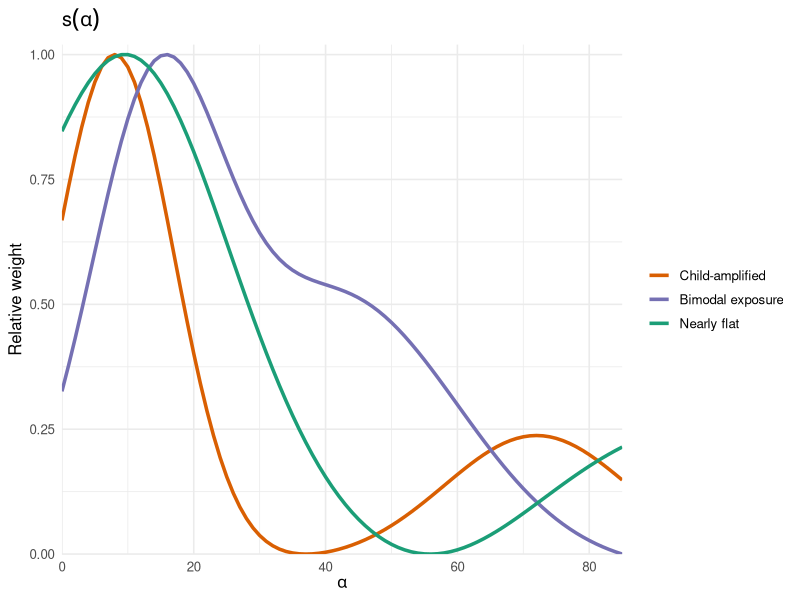
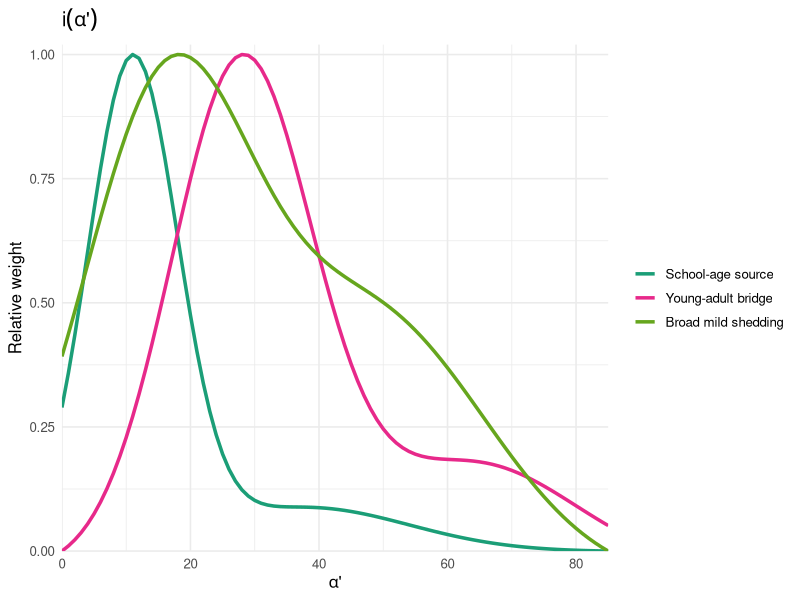
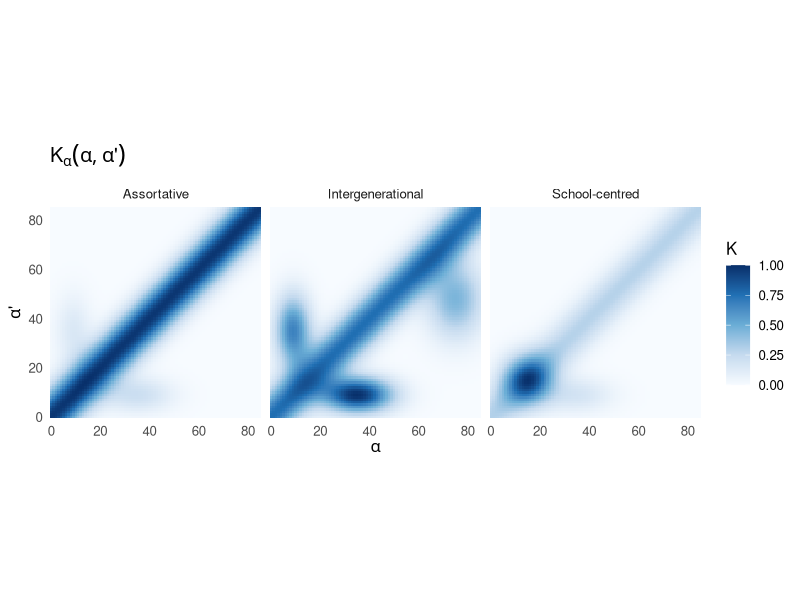
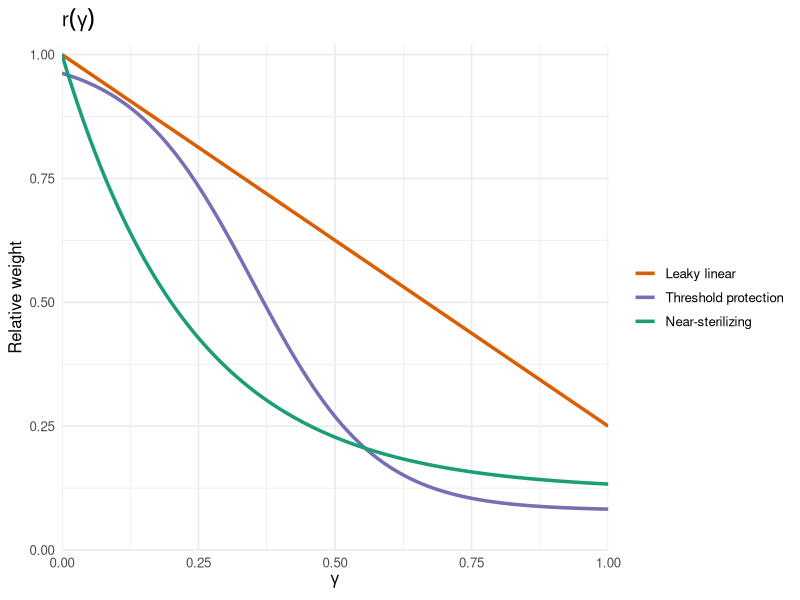
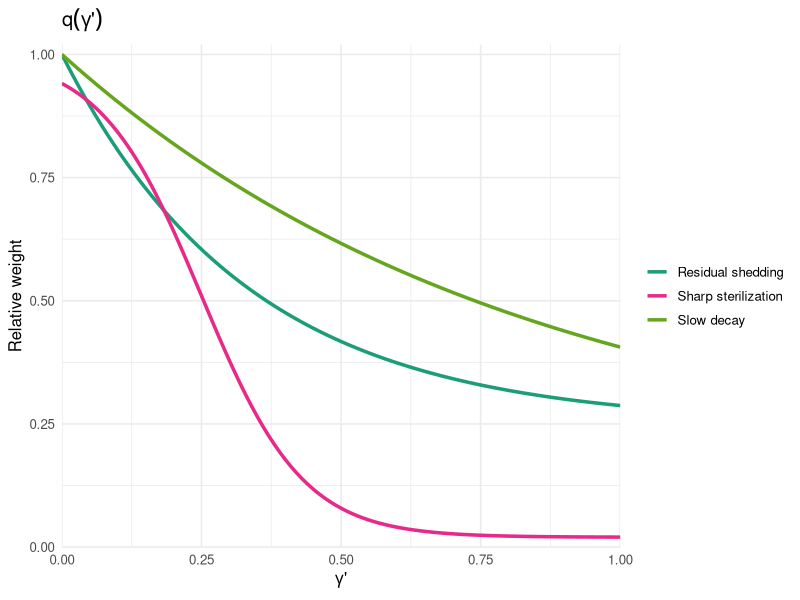
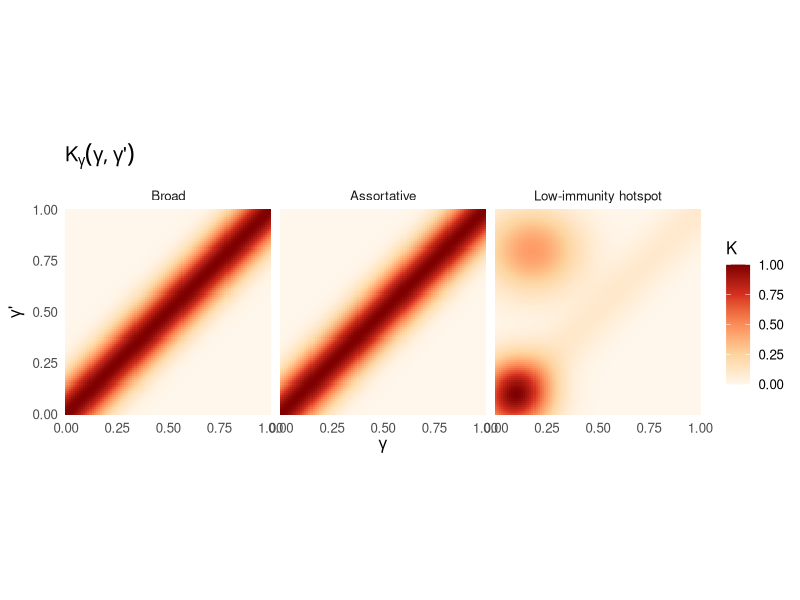
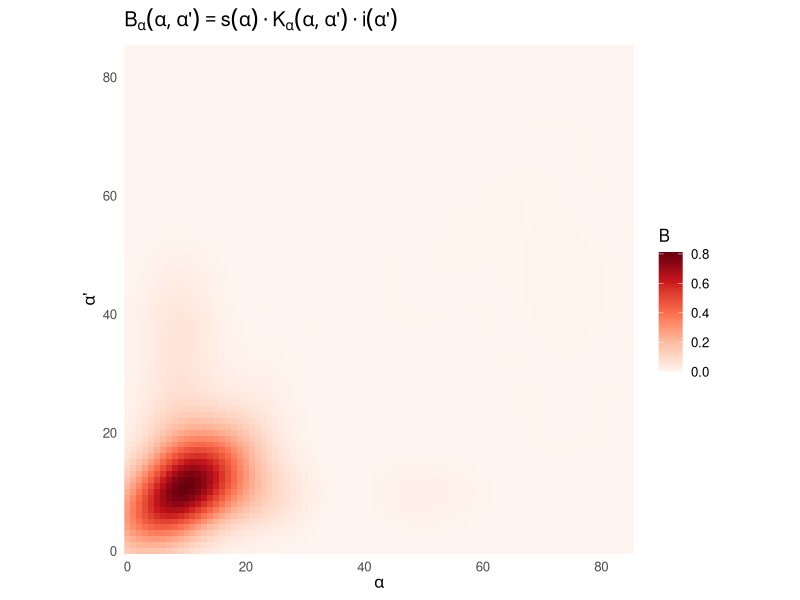
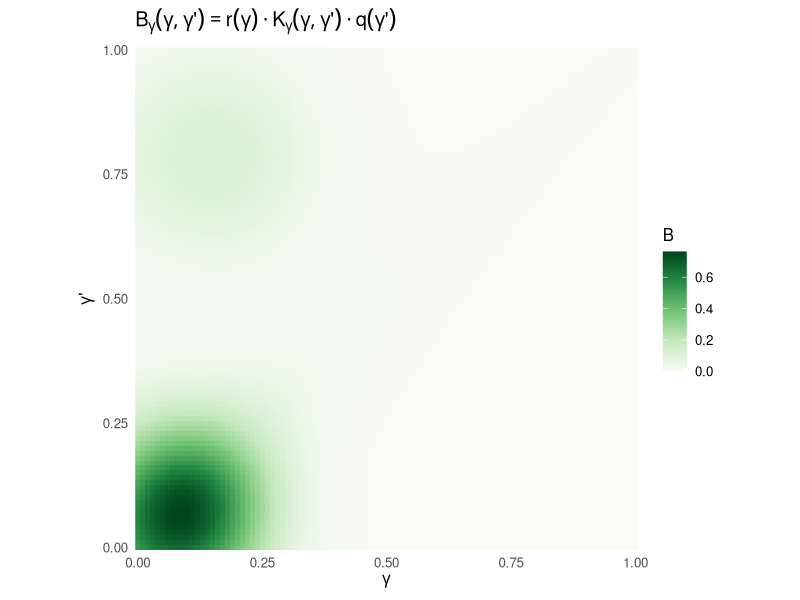

These charts were generated, in order, by the following R code:
## ---- chunk 1
knitr::opts_chunk$set(echo = TRUE, warning = FALSE, message = FALSE)
library(ggplot2)
library(dplyr)
library(tidyr)
library(grid)
## ---- chunk 2
rescale01 <- function(x) {
  rng <- range(x, na.rm = TRUE)
  if (diff(rng) == 0) return(rep(0, length(x)))
  (x - rng[1]) / diff(rng)
}

bump <- function(x, mu, sigma, height = 1) {
  height * exp(-0.5 * ((x - mu) / sigma)^2)
}

sigmoid_down <- function(x, mid, slope, low = 0, high = 1) {
  low + (high - low) / (1 + exp(slope * (x - mid)))
}

ages <- seq(0, 85, by = 1)
immune <- seq(0, 1, length.out = 101)

age_grid <- expand.grid(alpha = ages, alpha_p = ages) |>
  as_tibble()
immune_grid <- expand.grid(gamma = immune, gamma_p = immune) |>
  as_tibble()
## ---- chunk 3
make_age_susceptibility <- function() {
  tibble(
    alpha = rep(ages, 3),
    value = c(
      rescale01(0.30 + bump(ages, 8, 9, 1.0) + bump(ages, 72, 14, 0.25)),
      rescale01(0.28 + bump(ages, 14, 10, 0.55) + bump(ages, 42, 18, 0.35)),
      rescale01(0.55 + bump(ages, 10, 14, 0.20) - bump(ages, 55, 18, 0.08))
    ),
    choice = factor(
      rep(c("Child-amplified", "Bimodal exposure", "Nearly flat"), each = length(ages)),
      levels = c("Child-amplified", "Bimodal exposure", "Nearly flat")
    )
  )
}

make_age_infectiousness <- function() {
  tibble(
    alpha_p = rep(ages, 3),
    value = c(
      rescale01(0.20 + bump(ages, 11, 7, 1.1) + bump(ages, 38, 16, 0.10)),
      rescale01(0.22 + bump(ages, 28, 11, 0.85) + bump(ages, 64, 16, 0.18)),
      rescale01(0.35 + bump(ages, 16, 13, 0.35) + bump(ages, 48, 18, 0.20))
    ),
    choice = factor(
      rep(c("School-age source", "Young-adult bridge", "Broad mild shedding"), each = length(ages)),
      levels = c("School-age source", "Young-adult bridge", "Broad mild shedding")
    )
  )
}

make_age_kernels <- function() {
  age_grid |>
    mutate(
      diag_band = exp(-((alpha - alpha_p)^2) / (2 * 8^2)),
      child_child = bump(alpha, 10, 6) * bump(alpha_p, 10, 6, 1.3),
      parent_child = bump(alpha, 35, 10) * bump(alpha_p, 9, 5, 0.9),
      child_parent = bump(alpha, 9, 5) * bump(alpha_p, 35, 10, 0.75),
      elder_care = bump(alpha, 75, 8) * bump(alpha_p, 48, 11, 0.6),
      school_hub = bump(alpha, 15, 7) * bump(alpha_p, 15, 7, 1.1),
      assortative = rescale01(1.00 * diag_band + 0.25 * parent_child + 0.20 * child_parent + 0.12),
      intergenerational = rescale01(0.55 * diag_band + 0.80 * parent_child + 0.65 * child_parent + 0.55 * elder_care + 0.08),
      school_centred = rescale01(0.45 * diag_band + 0.95 * school_hub + 0.30 * parent_child + 0.18)
    ) |>
    select(alpha, alpha_p, assortative, intergenerational, school_centred) |>
    pivot_longer(cols = c(assortative, intergenerational, school_centred), names_to = "choice", values_to = "K") |>
    mutate(choice = factor(choice,
      levels = c("assortative", "intergenerational", "school_centred"),
      labels = c("Assortative", "Intergenerational", "School-centred")
    ))
}

age_s_df <- make_age_susceptibility()
age_i_df <- make_age_infectiousness()
age_K_df <- make_age_kernels()

age_s_plot <- ggplot(age_s_df, aes(alpha, value, colour = choice)) +
  geom_line(linewidth = 1.2) +
  scale_colour_manual(values = c("#d95f02", "#7570b3", "#1b9e77")) +
  labs(title = expression(s(alpha)), x = expression(alpha), y = "Relative weight", colour = NULL) +
  coord_cartesian(ylim = c(0, 1.02), expand = FALSE) +
  theme_minimal(base_size = 12)

age_i_plot <- ggplot(age_i_df, aes(alpha_p, value, colour = choice)) +
  geom_line(linewidth = 1.2) +
  scale_colour_manual(values = c("#1b9e77", "#e7298a", "#66a61e")) +
  labs(title = expression(i(alpha*"'")), x = expression(alpha*"'"), y = "Relative weight", colour = NULL) +
  coord_cartesian(ylim = c(0, 1.02), expand = FALSE) +
  theme_minimal(base_size = 12)

age_K_plot <- ggplot(age_K_df, aes(alpha, alpha_p, fill = K)) +
  geom_raster() +
  facet_wrap(~choice, nrow = 1) +
  coord_equal(expand = FALSE) +
  scale_fill_gradientn(colours = c("#f7fbff", "#c6dbef", "#6baed6", "#2171b5", "#08306b"), limits = c(0, 1)) +
  labs(title = expression(K[alpha](alpha, alpha*"'")), x = expression(alpha), y = expression(alpha*"'")) +
  theme_minimal(base_size = 12) +
  theme(panel.grid = element_blank())

age_s_plot
age_i_plot
age_K_plot
## ---- chunk 4
make_immune_susceptibility <- function() {
  tibble(
    gamma = rep(immune, 3),
    value = c(
      1 - 0.75 * immune,
      sigmoid_down(immune, mid = 0.35, slope = 9, low = 0.08, high = 1),
      0.12 + 0.88 * exp(-4.2 * immune)
    ),
    choice = factor(
      rep(c("Leaky linear", "Threshold protection", "Near-sterilizing"), each = length(immune)),
      levels = c("Leaky linear", "Threshold protection", "Near-sterilizing")
    )
  )
}

make_immune_infectiousness <- function() {
  tibble(
    gamma_p = rep(immune, 3),
    value = c(
      0.25 + 0.75 * exp(-3.0 * immune),
      sigmoid_down(immune, mid = 0.25, slope = 11, low = 0.02, high = 1),
      0.15 + 0.85 * exp(-1.2 * immune)
    ),
    choice = factor(
      rep(c("Residual shedding", "Sharp sterilization", "Slow decay"), each = length(immune)),
      levels = c("Residual shedding", "Sharp sterilization", "Slow decay")
    )
  )
}

make_immune_kernels <- function() {
  immune_grid |>
    mutate(
      diag_band = exp(-((gamma - gamma_p)^2) / (2 * 0.12^2)),
      low_low = bump(gamma, 0.10, 0.12) * bump(gamma_p, 0.10, 0.12, 1.1),
      high_source_low_target = bump(gamma, 0.18, 0.16) * bump(gamma_p, 0.80, 0.14, 0.85),
      broad = rescale01(0.50 + 0.15 * diag_band),
      assortative = rescale01(0.20 + 1.00 * diag_band),
      low_hotspot = rescale01(0.10 + 0.85 * low_low + 0.55 * high_source_low_target + 0.10 * diag_band)
    ) |>
    select(gamma, gamma_p, broad, assortative, low_hotspot) |>
    pivot_longer(cols = c(broad, assortative, low_hotspot), names_to = "choice", values_to = "K") |>
    mutate(choice = factor(choice,
      levels = c("broad", "assortative", "low_hotspot"),
      labels = c("Broad", "Assortative", "Low-immunity hotspot")
    ))
}

imm_r_df <- make_immune_susceptibility()
imm_q_df <- make_immune_infectiousness()
imm_K_df <- make_immune_kernels()

imm_r_plot <- ggplot(imm_r_df, aes(gamma, value, colour = choice)) +
  geom_line(linewidth = 1.2) +
  scale_colour_manual(values = c("#d95f02", "#7570b3", "#1b9e77")) +
  labs(title = expression(r(gamma)), x = expression(gamma), y = "Relative weight", colour = NULL) +
  coord_cartesian(ylim = c(0, 1.02), expand = FALSE) +
  theme_minimal(base_size = 12)

imm_q_plot <- ggplot(imm_q_df, aes(gamma_p, value, colour = choice)) +
  geom_line(linewidth = 1.2) +
  scale_colour_manual(values = c("#1b9e77", "#e7298a", "#66a61e")) +
  labs(title = expression(q(gamma*"'")), x = expression(gamma*"'"), y = "Relative weight", colour = NULL) +
  coord_cartesian(ylim = c(0, 1.02), expand = FALSE) +
  theme_minimal(base_size = 12)

imm_K_plot <- ggplot(imm_K_df, aes(gamma, gamma_p, fill = K)) +
  geom_raster() +
  facet_wrap(~choice, nrow = 1) +
  coord_equal(expand = FALSE) +
  scale_fill_gradientn(colours = c("#fff7ec", "#fdd49e", "#fc8d59", "#d7301f", "#7f0000"), limits = c(0, 1)) +
  labs(title = expression(K[gamma](gamma, gamma*"'")), x = expression(gamma), y = expression(gamma*"'")) +
  theme_minimal(base_size = 12) +
  theme(panel.grid = element_blank())

imm_r_plot
imm_q_plot
imm_K_plot
## ---- chunk 5
selected_s <- age_s_df |> filter(choice == "Child-amplified") |> transmute(alpha, value = value)
selected_i <- age_i_df |> filter(choice == "School-age source") |> transmute(alpha_p, value = value)
selected_Ka <- age_K_df |> filter(choice == "Intergenerational") |> select(alpha, alpha_p, K)
selected_r <- imm_r_df |> filter(choice == "Threshold protection") |> transmute(gamma, value = value)
selected_q <- imm_q_df |> filter(choice == "Residual shedding") |> transmute(gamma_p, value = value)
selected_Kg <- imm_K_df |> filter(choice == "Low-immunity hotspot") |> select(gamma, gamma_p, K)

B_alpha_df <- selected_Ka |>
  left_join(selected_s, by = "alpha") |>
  left_join(selected_i, by = "alpha_p") |>
  mutate(B = value.x * K * value.y)

B_gamma_df <- selected_Kg |>
  left_join(selected_r, by = "gamma") |>
  left_join(selected_q, by = "gamma_p") |>
  mutate(B = value.x * K * value.y)

B_alpha_plot <- ggplot(B_alpha_df, aes(alpha, alpha_p, fill = B)) +
  geom_raster() +
  coord_equal(expand = FALSE) +
  scale_fill_gradientn(colours = c("#fff5f0", "#fcbba1", "#fb6a4a", "#cb181d", "#67000d")) +
  labs(title = expression(B[alpha](alpha, alpha*"'") == s(alpha) %.% K[alpha](alpha, alpha*"'") %.% i(alpha*"'")), x = expression(alpha), y = expression(alpha*"'")) +
  theme_minimal(base_size = 12) +
  theme(panel.grid = element_blank())

B_gamma_plot <- ggplot(B_gamma_df, aes(gamma, gamma_p, fill = B)) +
  geom_raster() +
  coord_equal(expand = FALSE) +
  scale_fill_gradientn(colours = c("#f7fcf5", "#c7e9c0", "#74c476", "#238b45", "#00441b")) +
  labs(title = expression(B[gamma](gamma, gamma*"'") == r(gamma) %.% K[gamma](gamma, gamma*"'") %.% q(gamma*"'")), x = expression(gamma), y = expression(gamma*"'")) +
  theme_minimal(base_size = 12) +
  theme(panel.grid = element_blank())

B_alpha_plot
B_gamma_plot
